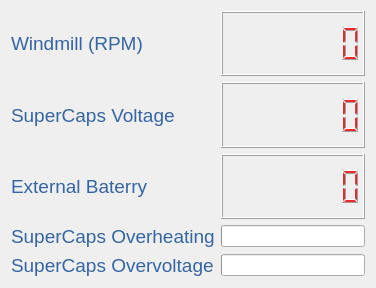
<?xml version="1.0" encoding="UTF-8"?>
<ui version="4.0">
 <class>Dialog</class>
 <widget class="QDialog" name="Dialog">
  <property name="geometry">
   <rect>
    <x>0</x>
    <y>0</y>
    <width>376</width>
    <height>288</height>
   </rect>
  </property>
  <property name="windowTitle">
   <string>Dialog</string>
  </property>
  <layout class="QGridLayout" name="gridLayout">
   <item row="0" column="0">
    <widget class="QLabel" name="windmill_rpm">
     <property name="palette">
      <palette>
       <active>
        <colorrole role="WindowText">
         <brush brushstyle="SolidPattern">
          <color alpha="255">
           <red>52</red>
           <green>101</green>
           <blue>164</blue>
          </color>
         </brush>
        </colorrole>
        <colorrole role="Text">
         <brush brushstyle="SolidPattern">
          <color alpha="255">
           <red>0</red>
           <green>0</green>
           <blue>0</blue>
          </color>
         </brush>
        </colorrole>
       </active>
       <inactive>
        <colorrole role="WindowText">
         <brush brushstyle="SolidPattern">
          <color alpha="255">
           <red>52</red>
           <green>101</green>
           <blue>164</blue>
          </color>
         </brush>
        </colorrole>
        <colorrole role="Text">
         <brush brushstyle="SolidPattern">
          <color alpha="255">
           <red>0</red>
           <green>0</green>
           <blue>0</blue>
          </color>
         </brush>
        </colorrole>
       </inactive>
       <disabled>
        <colorrole role="WindowText">
         <brush brushstyle="SolidPattern">
          <color alpha="255">
           <red>190</red>
           <green>190</green>
           <blue>190</blue>
          </color>
         </brush>
        </colorrole>
        <colorrole role="Text">
         <brush brushstyle="SolidPattern">
          <color alpha="255">
           <red>190</red>
           <green>190</green>
           <blue>190</blue>
          </color>
         </brush>
        </colorrole>
       </disabled>
      </palette>
     </property>
     <property name="font">
      <font>
       <pointsize>14</pointsize>
      </font>
     </property>
     <property name="text">
      <string>Windmill (RPM)</string>
     </property>
    </widget>
   </item>
   <item row="0" column="2">
    <widget class="QLCDNumber" name="windmill_val">
     <property name="palette">
      <palette>
       <active>
        <colorrole role="WindowText">
         <brush brushstyle="SolidPattern">
          <color alpha="255">
           <red>239</red>
           <green>41</green>
           <blue>41</blue>
          </color>
         </brush>
        </colorrole>
       </active>
       <inactive>
        <colorrole role="WindowText">
         <brush brushstyle="SolidPattern">
          <color alpha="255">
           <red>239</red>
           <green>41</green>
           <blue>41</blue>
          </color>
         </brush>
        </colorrole>
       </inactive>
       <disabled>
        <colorrole role="WindowText">
         <brush brushstyle="SolidPattern">
          <color alpha="255">
           <red>190</red>
           <green>190</green>
           <blue>190</blue>
          </color>
         </brush>
        </colorrole>
       </disabled>
      </palette>
     </property>
     <property name="digitCount">
      <number>7</number>
     </property>
    </widget>
   </item>
   <item row="2" column="2">
    <widget class="QLCDNumber" name="supercaps_volt">
     <property name="palette">
      <palette>
       <active>
        <colorrole role="WindowText">
         <brush brushstyle="SolidPattern">
          <color alpha="255">
           <red>239</red>
           <green>41</green>
           <blue>41</blue>
          </color>
         </brush>
        </colorrole>
       </active>
       <inactive>
        <colorrole role="WindowText">
         <brush brushstyle="SolidPattern">
          <color alpha="255">
           <red>239</red>
           <green>41</green>
           <blue>41</blue>
          </color>
         </brush>
        </colorrole>
       </inactive>
       <disabled>
        <colorrole role="WindowText">
         <brush brushstyle="SolidPattern">
          <color alpha="255">
           <red>190</red>
           <green>190</green>
           <blue>190</blue>
          </color>
         </brush>
        </colorrole>
       </disabled>
      </palette>
     </property>
     <property name="digitCount">
      <number>7</number>
     </property>
    </widget>
   </item>
   <item row="5" column="2">
    <widget class="QProgressBar" name="supercap_stat_ov">
     <property name="palette">
      <palette>
       <active>
        <colorrole role="Highlight">
         <brush brushstyle="SolidPattern">
          <color alpha="255">
           <red>239</red>
           <green>41</green>
           <blue>41</blue>
          </color>
         </brush>
        </colorrole>
       </active>
       <inactive>
        <colorrole role="Highlight">
         <brush brushstyle="SolidPattern">
          <color alpha="255">
           <red>239</red>
           <green>41</green>
           <blue>41</blue>
          </color>
         </brush>
        </colorrole>
       </inactive>
       <disabled>
        <colorrole role="Highlight">
         <brush brushstyle="SolidPattern">
          <color alpha="255">
           <red>145</red>
           <green>145</green>
           <blue>145</blue>
          </color>
         </brush>
        </colorrole>
       </disabled>
      </palette>
     </property>
     <property name="maximum">
      <number>1</number>
     </property>
     <property name="value">
      <number>0</number>
     </property>
     <property name="format">
      <string/>
     </property>
    </widget>
   </item>
   <item row="3" column="2">
    <widget class="QLCDNumber" name="externBat_volt">
     <property name="palette">
      <palette>
       <active>
        <colorrole role="WindowText">
         <brush brushstyle="SolidPattern">
          <color alpha="255">
           <red>239</red>
           <green>41</green>
           <blue>41</blue>
          </color>
         </brush>
        </colorrole>
       </active>
       <inactive>
        <colorrole role="WindowText">
         <brush brushstyle="SolidPattern">
          <color alpha="255">
           <red>239</red>
           <green>41</green>
           <blue>41</blue>
          </color>
         </brush>
        </colorrole>
       </inactive>
       <disabled>
        <colorrole role="WindowText">
         <brush brushstyle="SolidPattern">
          <color alpha="255">
           <red>190</red>
           <green>190</green>
           <blue>190</blue>
          </color>
         </brush>
        </colorrole>
       </disabled>
      </palette>
     </property>
     <property name="digitCount">
      <number>7</number>
     </property>
    </widget>
   </item>
   <item row="4" column="0" colspan="2">
    <widget class="QLabel" name="supercaps_oh">
     <property name="palette">
      <palette>
       <active>
        <colorrole role="WindowText">
         <brush brushstyle="SolidPattern">
          <color alpha="255">
           <red>52</red>
           <green>101</green>
           <blue>164</blue>
          </color>
         </brush>
        </colorrole>
       </active>
       <inactive>
        <colorrole role="WindowText">
         <brush brushstyle="SolidPattern">
          <color alpha="255">
           <red>52</red>
           <green>101</green>
           <blue>164</blue>
          </color>
         </brush>
        </colorrole>
       </inactive>
       <disabled>
        <colorrole role="WindowText">
         <brush brushstyle="SolidPattern">
          <color alpha="255">
           <red>190</red>
           <green>190</green>
           <blue>190</blue>
          </color>
         </brush>
        </colorrole>
       </disabled>
      </palette>
     </property>
     <property name="font">
      <font>
       <pointsize>14</pointsize>
      </font>
     </property>
     <property name="text">
      <string>SuperCaps Overheating</string>
     </property>
    </widget>
   </item>
   <item row="4" column="2">
    <widget class="QProgressBar" name="supercap_stat_oh">
     <property name="palette">
      <palette>
       <active>
        <colorrole role="Highlight">
         <brush brushstyle="SolidPattern">
          <color alpha="255">
           <red>239</red>
           <green>41</green>
           <blue>41</blue>
          </color>
         </brush>
        </colorrole>
       </active>
       <inactive>
        <colorrole role="Highlight">
         <brush brushstyle="SolidPattern">
          <color alpha="255">
           <red>239</red>
           <green>41</green>
           <blue>41</blue>
          </color>
         </brush>
        </colorrole>
       </inactive>
       <disabled>
        <colorrole role="Highlight">
         <brush brushstyle="SolidPattern">
          <color alpha="255">
           <red>145</red>
           <green>145</green>
           <blue>145</blue>
          </color>
         </brush>
        </colorrole>
       </disabled>
      </palette>
     </property>
     <property name="maximum">
      <number>1</number>
     </property>
     <property name="value">
      <number>0</number>
     </property>
     <property name="format">
      <string/>
     </property>
    </widget>
   </item>
   <item row="5" column="0" colspan="2">
    <widget class="QLabel" name="supercaps_ov">
     <property name="palette">
      <palette>
       <active>
        <colorrole role="WindowText">
         <brush brushstyle="SolidPattern">
          <color alpha="255">
           <red>52</red>
           <green>101</green>
           <blue>164</blue>
          </color>
         </brush>
        </colorrole>
       </active>
       <inactive>
        <colorrole role="WindowText">
         <brush brushstyle="SolidPattern">
          <color alpha="255">
           <red>52</red>
           <green>101</green>
           <blue>164</blue>
          </color>
         </brush>
        </colorrole>
       </inactive>
       <disabled>
        <colorrole role="WindowText">
         <brush brushstyle="SolidPattern">
          <color alpha="255">
           <red>190</red>
           <green>190</green>
           <blue>190</blue>
          </color>
         </brush>
        </colorrole>
       </disabled>
      </palette>
     </property>
     <property name="font">
      <font>
       <pointsize>14</pointsize>
      </font>
     </property>
     <property name="text">
      <string>SuperCaps Overvoltage</string>
     </property>
    </widget>
   </item>
   <item row="3" column="0">
    <widget class="QLabel" name="ext_bat">
     <property name="palette">
      <palette>
       <active>
        <colorrole role="WindowText">
         <brush brushstyle="SolidPattern">
          <color alpha="255">
           <red>52</red>
           <green>101</green>
           <blue>164</blue>
          </color>
         </brush>
        </colorrole>
       </active>
       <inactive>
        <colorrole role="WindowText">
         <brush brushstyle="SolidPattern">
          <color alpha="255">
           <red>52</red>
           <green>101</green>
           <blue>164</blue>
          </color>
         </brush>
        </colorrole>
       </inactive>
       <disabled>
        <colorrole role="WindowText">
         <brush brushstyle="SolidPattern">
          <color alpha="255">
           <red>190</red>
           <green>190</green>
           <blue>190</blue>
          </color>
         </brush>
        </colorrole>
       </disabled>
      </palette>
     </property>
     <property name="font">
      <font>
       <pointsize>14</pointsize>
      </font>
     </property>
     <property name="text">
      <string>External Baterry</string>
     </property>
    </widget>
   </item>
   <item row="2" column="0">
    <widget class="QLabel" name="supercaps_v">
     <property name="palette">
      <palette>
       <active>
        <colorrole role="WindowText">
         <brush brushstyle="SolidPattern">
          <color alpha="255">
           <red>52</red>
           <green>101</green>
           <blue>164</blue>
          </color>
         </brush>
        </colorrole>
       </active>
       <inactive>
        <colorrole role="WindowText">
         <brush brushstyle="SolidPattern">
          <color alpha="255">
           <red>52</red>
           <green>101</green>
           <blue>164</blue>
          </color>
         </brush>
        </colorrole>
       </inactive>
       <disabled>
        <colorrole role="WindowText">
         <brush brushstyle="SolidPattern">
          <color alpha="255">
           <red>190</red>
           <green>190</green>
           <blue>190</blue>
          </color>
         </brush>
        </colorrole>
       </disabled>
      </palette>
     </property>
     <property name="font">
      <font>
       <pointsize>14</pointsize>
      </font>
     </property>
     <property name="text">
      <string>SuperCaps Voltage</string>
     </property>
    </widget>
   </item>
  </layout>
 </widget>
 <layoutdefault spacing="6" margin="11"/>
 <resources/>
 <connections/>
</ui>
